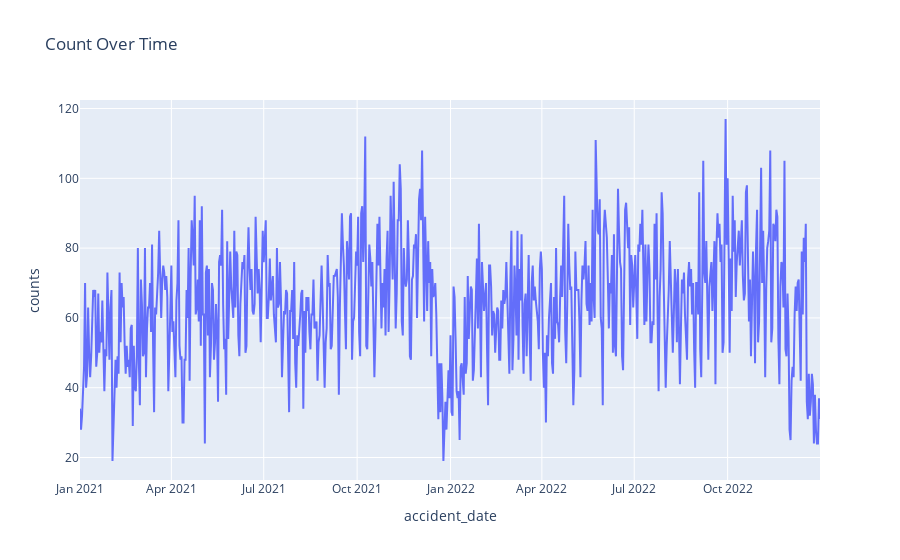

Notebook cell for this chart:
### Code cell
fig = px.line(
    df_demo,
    x='accident_date',
    y='counts',
    title='Count Over Time',
    labels={'date': 'Date', 'count': 'Count'}  # 自定义标签
)

# 显示图形
fig.show()

### Figure 1 — Plotly figure (JSON) as saved in the notebook; plotly's stock layout.template omitted (floating-point values rounded to 4 significant figures; data arrays with more than 128 entries replaced by an {"elided": "..."} marker saying what was removed)
{"data": [{"hovertemplate": "accident_date=%{x}<br>counts=%{y}<extra></extra>", "legendgroup": "", "line": {"color": "#636efa", "dash": "solid"}, "marker": {"symbol": "circle"}, "mode": "lines", "name": "", "orientation": "v", "showlegend": false, "type": "scatter", "x": {"elided": "730 str values"}, "xaxis": "x", "y": {"elided": "730 int values"}, "yaxis": "y"}], "layout": {"legend": {"tracegroupgap": 0}, "title": {"text": "Count Over Time"}, "xaxis": {"anchor": "y", "domain": [0, 1], "title": {"text": "accident_date"}}, "yaxis": {"anchor": "x", "domain": [0, 1], "title": {"text": "counts"}}}}
